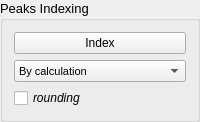
               <widget class="QGroupBox" name="groupBox_22">
                <property name="font">
                 <font>
                  <pointsize>10</pointsize>
                 </font>
                </property>
                <property name="title">
                 <string>Peaks Indexing</string>
                </property>
                <layout class="QVBoxLayout" name="verticalLayout_22">
                 <item>
                  <widget class="QPushButton" name="pushButton_indexMergedScans">
                   <property name="font">
                    <font>
                     <pointsize>9</pointsize>
                     <weight>50</weight>
                     <bold>false</bold>
                    </font>
                   </property>
                   <property name="toolTip">
                    <string>&lt;html&gt;&lt;head/&gt;&lt;body&gt;&lt;p&gt;Integrate peak&lt;/p&gt;&lt;/body&gt;&lt;/html&gt;</string>
                   </property>
                   <property name="text">
                    <string>Index</string>
                   </property>
                  </widget>
                 </item>
                 <item>
                  <widget class="QComboBox" name="comboBox_indexFrom">
                   <property name="font">
                    <font>
                     <pointsize>8</pointsize>
                     <weight>50</weight>
                     <italic>false</italic>
                     <bold>false</bold>
                    </font>
                   </property>
                   <item>
                    <property name="text">
                     <string>By calculation</string>
                    </property>
                   </item>
                   <item>
                    <property name="text">
                     <string>From SPICE</string>
                    </property>
                   </item>
                  </widget>
                 </item>
                 <item>
                  <widget class="QCheckBox" name="checkBox_roundHKL">
                   <property name="font">
                    <font>
                     <pointsize>9</pointsize>
                     <italic>true</italic>
                    </font>
                   </property>
                   <property name="text">
                    <string>rounding</string>
                   </property>
                  </widget>
                 </item>
                </layout>
               </widget>
